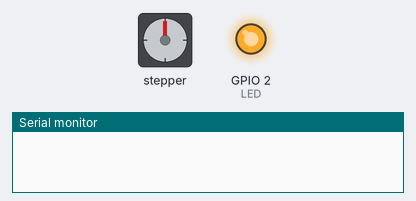
The program below on a simulated ESP32. Parts: stepper motor, output pins drawn as LEDs (lit = HIGH), the last lines printed to the serial monitor. Stepper angles assume 200 steps per turn; pins used as bus, display or sensor lines are not drawn.

Above: at 0.24 s.
At 8.73 s:
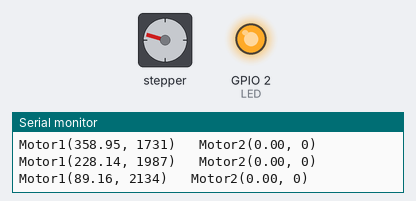
At 19.86 s:
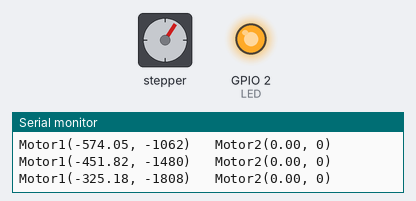
At 39.66 s:
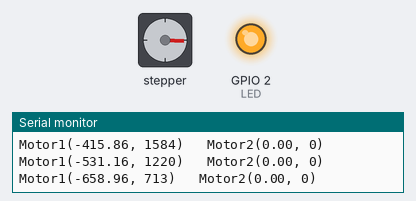
Timing chart, 0 to 40.0 s (numbered marks = the images above):
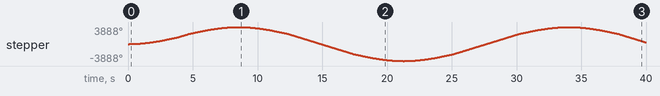

The program:

main.cpp
```cpp
#include <Arduino.h>
#include <AccelStepper.h>
#include <MultiStepper.h>
#include <elapsedMillis.h>

const int STEP_A = 23; // Driver p28 for f(scx)A
const int DIR_A = 22;  // Driver p27 for CW/CCW
const int STEP_D = 18; // pin for f(scx)
const int DIR_D = 5;  // pin for CW/CCW

const int LED = 2;
const int RESET = 4;  // pin for RESET
const int DELAY = 700; // μs between steps
const int STEPS = 360 * 12; // of 360 available

int steps = 0;
bool forward = true;   //true(CW), false(CCW)

AccelStepper motor1(AccelStepper::DRIVER,STEP_A, DIR_A);
AccelStepper motor2(AccelStepper::DRIVER,STEP_D, DIR_D);
MultiStepper steppers; //up to 10 steppers
elapsedMillis printTime;


void setup() {
  Serial.begin(9600);
  pinMode(RESET, OUTPUT);
  pinMode(LED, OUTPUT);
  digitalWrite(LED, HIGH);

  digitalWrite(RESET, LOW);
  delay(1);  // keep reset low min 1ms
  digitalWrite(RESET, HIGH);

  // Then give them to MultiStepper to manage
  steppers.addStepper(motor1);
  steppers.addStepper(motor2);

  // Configure each stepper
  motor1.setMaxSpeed(1000);
  motor1.setAcceleration(150);
  motor2.setMaxSpeed(1000);
  motor2.setAcceleration(50);

  motor1.moveTo(STEPS/2);

}

void loop() {

  if(printTime >= 1000)
  {
    printTime = 0;
    float m1Speed = motor1.speed();
    float m2Speed = motor2.speed();

    Serial.print("Motor1(");
    Serial.print(m1Speed);
    Serial.print(", ");
    Serial.print(motor1.currentPosition());
    Serial.print(")\t Motor2(");
    Serial.print(m2Speed);
    Serial.print(", ");
    Serial.print(motor2.currentPosition());
    Serial.println(")");
  }
  if(!motor1.run())
  {
    motor1.moveTo(-motor1.currentPosition());
  }
  //motor1.run();
}
```

Measured:
- by itself, stepper: turns 3888° clockwise in 8.4 s, then 7776° counter-clockwise in 12.7 s, then 7776° clockwise in 12.7 s, then 3500° counter-clockwise in 5.9 s
